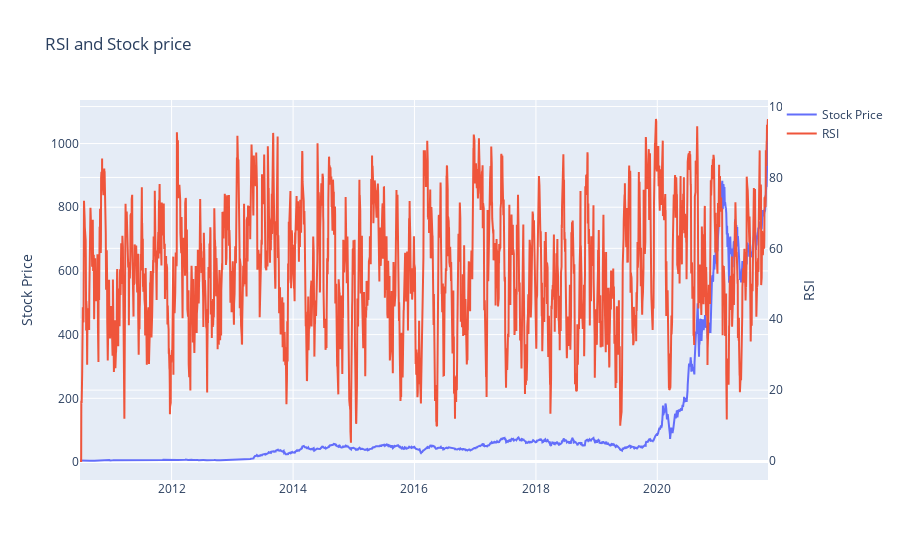

The notebook cell saved with this chart:
### Code cell
RSI_Line_plot()

### Figure 1 — Plotly figure (JSON) as saved in the notebook; plotly's stock layout.template omitted (floating-point values rounded to 4 significant figures; data arrays with more than 128 entries replaced by an {"elided": "..."} marker saying what was removed)
{"data": [{"name": "Stock Price", "type": "scatter", "x": {"elided": "2855 str values"}, "y": {"elided": "2856 float values"}, "yaxis": "y"}, {"name": "RSI", "type": "scatter", "x": {"elided": "2855 str values"}, "y": {"elided": "2855 float values"}, "yaxis": "y2"}], "layout": {"title": {"text": "RSI and Stock price"}, "yaxis": {"title": {"text": "Stock Price"}}, "yaxis2": {"overlaying": "y", "side": "right", "title": {"text": "RSI"}}}}
